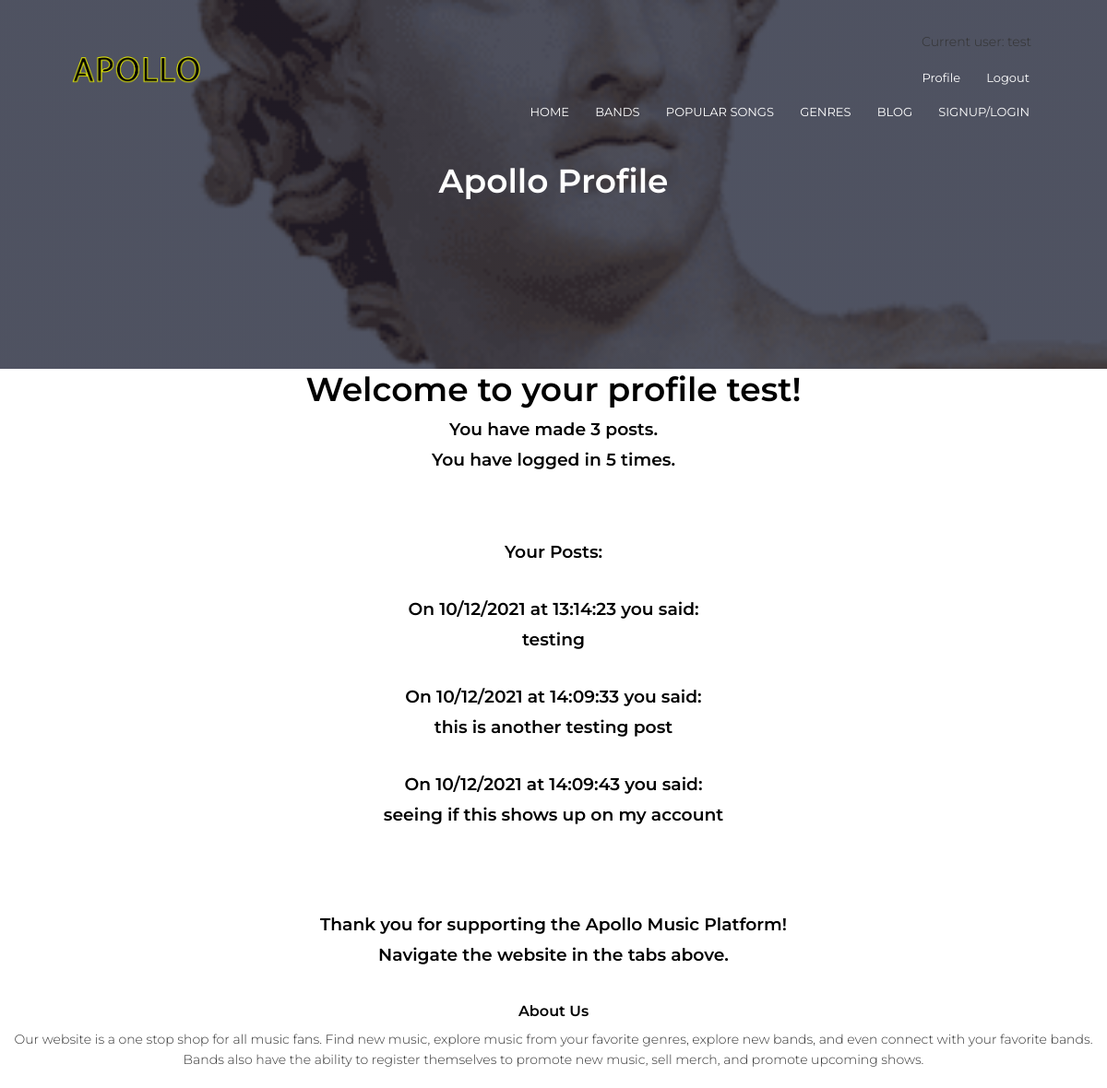
Screenshot of /profile (signed in) with the database file from the repository.
### models.py (models this page shows)
class User(UserMixin, db.Model):
    __tablename__ = 'user'
    id = db.Column(db.Integer, primary_key=True)
    email = db.Column(db.String(100), unique=True)
    password = db.Column(db.String(100))
    name = db.Column(db.String(100))
    account_type = db.Column(db.String(100))
    num_logins = db.Column(db.Integer)
    num_posts = db.Column(db.Integer)

class Blog(db.Model):
    __tablename__ = 'blog'
    id = db.Column(db.Integer, primary_key=True)
    user_id = db.Column(db.Integer)
    date = db.Column(db.String(100))
    time = db.Column(db.String(100))
    post = db.Column(db.String(300))

### main.py (the view)
@main.route('/profile')
def reg_profile():
    return render_template('profile.html', blog=Blog)

### __init__.py (called while the page is built)
def create_app():
    app = Flask(__name__)
    app.config['SECRET_KEY'] = 'secret-key-goes-here'
    app.config['SQLALCHEMY_DATABASE_URI'] = 'sqlite:///db.sqlite'
    db.init_app(app)
    from .auth import auth as auth_blueprint
    app.register_blueprint(auth_blueprint)
    from .main import main as main_blueprint
    app.register_blueprint(main_blueprint)
    login_manager = LoginManager()
    login_manager.login_view = 'auth.login'
    login_manager.init_app(app)
    from .models import User
    @login_manager.user_loader
    def load_user(id):
        if User.query.get(int(id)):
            return User.query.get(int(id))
    with app.app_context():
        db.create_all()
        db.session.commit()
    return app

### templates/profile.html (shortened to what this page needs)
{% extends "header.html" %}
	{% block title %} Apollo Profile {% endblock %}
{% block content %}
<section>
	{% if current_user.is_authenticated %}
		<h1 class="title" style="text-align: center"> Welcome to your profile {{ current_user.name }}!</h1>
		<h3>You have made {{ current_user.num_posts }} posts.</h3>
		<h3>You have logged in {{ current_user.num_logins }} times.</h3>
		<br><br><br>
		{% if current_user.num_posts > 0 %}
			<h3>Your Posts:</h3>
			<br>
			{% for post in blog.query.filter_by(user_id=current_user.id) %}
				<h3>On {{ post.date }} at {{ post.time }} you said:</h3>
				<h3>{{ post.post }}</h3>
				<br>
			{% endfor %}
		{% endif%}
		<br><br><br>
		<h3>Thank you for supporting the Apollo Music Platform!</h3>
		<h3>Navigate the website in the tabs above.</h3>
	{% endif %}
</section>
{% endblock %}

### templates/header.html (shortened to what this page needs)
<!DOCTYPE html>
<html>
<head>
    <link rel="stylesheet" href="https://stackpath.bootstrapcdn.com/font-awesome/4.7.0/css/font-awesome.min.css">
    <section class="sub-header">
        <nav>
            <a href="{{ url_for('main.index') }}"><img src="{{ url_for('static', filename='images/logo.png') }}" width="100" heigth="40" ></a>
            <div class="nav-links" id="navLinks">
            {% if current_user.is_authenticated %}
                <p>Current user: {{current_user.name }}</p>
                <ul>
                    <li><a href="{{ url_for('main.reg_profile') }}">Profile</a></li>
                    <li><a href="{{ url_for('auth.logout') }}">Logout</a></li>
                </ul>
            {% endif %}
                <ul>
                    <li><a href="{{ url_for('main.index') }}">HOME</a></li>
                    <li><a href="{{ url_for('main.bands') }}">BANDS</a></li>
                    <li><a href="{{ url_for('main.popular') }}">POPULAR SONGS</a></li>
                    <li><a href="{{ url_for('main.genres') }}">GENRES</a></li>
                    <li><a href="{{ url_for('main.blog') }}">BLOG</a></li>
                    <li><a href="{{ url_for('main.singup_login_redir') }}">SIGNUP/LOGIN</a></li>
                </ul>
            </div>
        </nav>
        <h1>{% block title %} {% endblock %}</h1>
    </section>
</head>
<body>
    {% block content %} {% endblock %}
<section class="footer">
    <h4>About Us</h4>
    <p>Our website is a one stop shop for all music fans. Find new music, explore music from your favorite genres, explore new bands, and even connect with your favorite bands. Bands also have the ability to register themselves to promote new music, sell merch, and promote upcoming shows.</p>
</section>
</body>
</html>

### rows the page displays
User: name "test", num_posts "3", num_logins "5"
Blog: date "10/12/2021", time "13:14:23", post "testing"
Blog: date "10/12/2021", time "14:09:33", post "this is another testing post"
Blog: date "10/12/2021", time "14:09:43", post "seeing if this shows up on my account"
